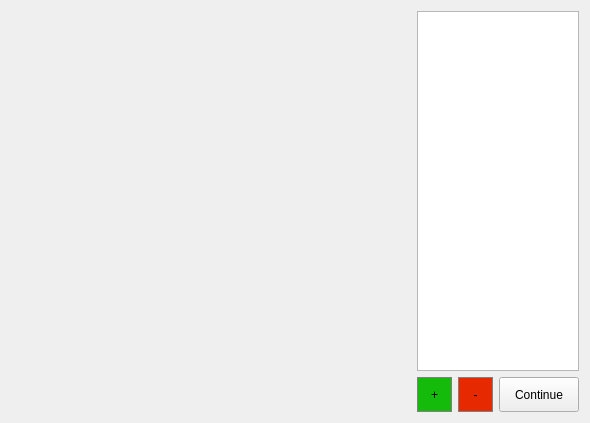
<?xml version="1.0" encoding="UTF-8"?>
<ui version="4.0">
 <class>ProfileListSelection</class>
 <widget class="QDialog" name="ProfileListSelection">
  <property name="geometry">
   <rect>
    <x>0</x>
    <y>0</y>
    <width>588</width>
    <height>423</height>
   </rect>
  </property>
  <property name="windowTitle">
   <string>Dialog</string>
  </property>
  <layout class="QVBoxLayout" name="verticalLayout_2">
   <item>
    <layout class="QHBoxLayout" name="FullLayout">
     <item>
      <widget class="QLabel" name="ImagePlaceHolder">
       <property name="minimumSize">
        <size>
         <width>250</width>
         <height>0</height>
        </size>
       </property>
       <property name="text">
        <string/>
       </property>
      </widget>
     </item>
     <item>
      <spacer name="ImageListSpacer">
       <property name="orientation">
        <enum>Qt::Horizontal</enum>
       </property>
       <property name="sizeType">
        <enum>QSizePolicy::Fixed</enum>
       </property>
       <property name="sizeHint" stdset="0">
        <size>
         <width>150</width>
         <height>20</height>
        </size>
       </property>
      </spacer>
     </item>
     <item>
      <layout class="QVBoxLayout" name="ProfileListLayout">
       <item>
        <widget class="QListWidget" name="profileList"/>
       </item>
       <item>
        <layout class="QHBoxLayout" name="ButtonLayout">
         <item>
          <widget class="QPushButton" name="Add">
           <property name="sizePolicy">
            <sizepolicy hsizetype="Minimum" vsizetype="Minimum">
             <horstretch>0</horstretch>
             <verstretch>0</verstretch>
            </sizepolicy>
           </property>
           <property name="minimumSize">
            <size>
             <width>35</width>
             <height>35</height>
            </size>
           </property>
           <property name="maximumSize">
            <size>
             <width>35</width>
             <height>35</height>
            </size>
           </property>
           <property name="styleSheet">
            <string notr="true">QPushButton{
	background-color: #15BB0A;
	border: 1px solid gray;
	padding: 5px;
}</string>
           </property>
           <property name="text">
            <string>+</string>
           </property>
          </widget>
         </item>
         <item>
          <widget class="QPushButton" name="Delete">
           <property name="sizePolicy">
            <sizepolicy hsizetype="Minimum" vsizetype="Minimum">
             <horstretch>0</horstretch>
             <verstretch>0</verstretch>
            </sizepolicy>
           </property>
           <property name="minimumSize">
            <size>
             <width>35</width>
             <height>35</height>
            </size>
           </property>
           <property name="maximumSize">
            <size>
             <width>35</width>
             <height>35</height>
            </size>
           </property>
           <property name="styleSheet">
            <string notr="true">QPushButton{
	background-color: #E72900;
	border: 1px solid gray;
	padding: 5px;
}</string>
           </property>
           <property name="text">
            <string>-</string>
           </property>
          </widget>
         </item>
         <item>
          <spacer name="spacerButtons">
           <property name="orientation">
            <enum>Qt::Horizontal</enum>
           </property>
           <property name="sizeHint" stdset="0">
            <size>
             <width>68</width>
             <height>20</height>
            </size>
           </property>
          </spacer>
         </item>
         <item>
          <widget class="QPushButton" name="Continue">
           <property name="sizePolicy">
            <sizepolicy hsizetype="Fixed" vsizetype="Fixed">
             <horstretch>0</horstretch>
             <verstretch>0</verstretch>
            </sizepolicy>
           </property>
           <property name="minimumSize">
            <size>
             <width>0</width>
             <height>35</height>
            </size>
           </property>
           <property name="text">
            <string>Continue</string>
           </property>
          </widget>
         </item>
        </layout>
       </item>
      </layout>
     </item>
    </layout>
   </item>
  </layout>
 </widget>
 <resources/>
 <connections/>
</ui>
